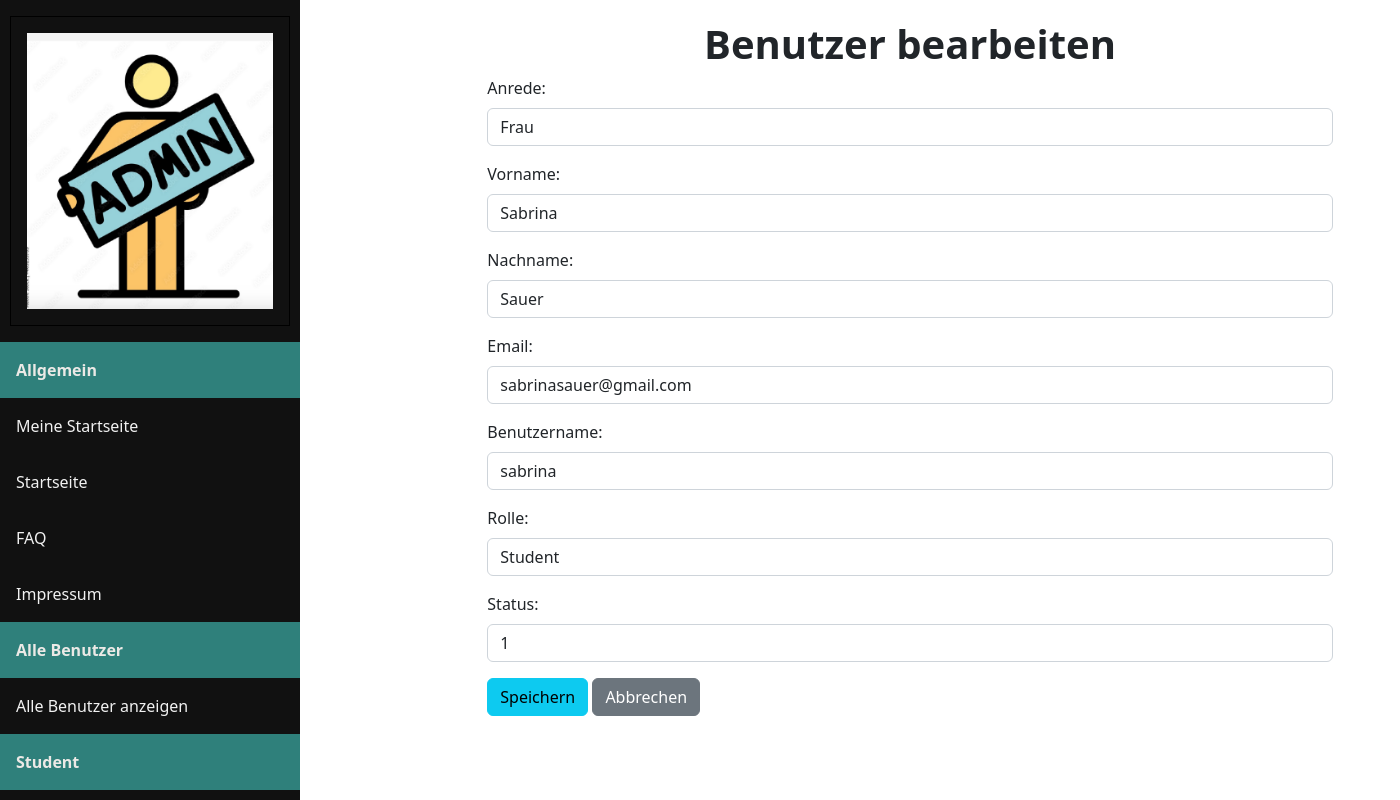
Screenshot of /admin/useredit.php?id=6 with the database file from the repository.
### tables this page shows
CREATE TABLE `users` (
                         `user_id` int(11) NOT NULL,
                         `anrede` varchar(10) DEFAULT NULL,
                         `firstname` varchar(255) DEFAULT NULL,
                         `lastname` varchar(255) DEFAULT NULL,
                         `email` varchar(255) DEFAULT NULL,
                         `username` varchar(255) NOT NULL,
                         `password` varchar(255) NOT NULL,
                         `role` enum('Admin','Tutor','Student') NOT NULL,
                         `status` tinyint(1) NOT NULL
);

### backend/db_connect.php (called while the page is built, shortened)
<?php
function getDBConnection(){
    $servername  = "localhost";
    $dbusername  = "root";
    $dbpassword  = "";
    $dbname      = "languageconnect";
    $db = new mysqli($servername, $dbusername, $dbpassword, $dbname);
    return $db;
}

### admin/useredit.php (the view, shortened to what this page needs)
<?php
include_once '../backend/db_connect.php';
include_once 'adminnav.php';
if (isset($_GET['id'])) {
    $user_id = $_GET['id'];
    if ($_SERVER['REQUEST_METHOD'] == 'POST') {
        $anrede = $_POST['anrede'];
        $firstname = $_POST['firstname'];
        $lastname = $_POST['lastname'];
        $email = $_POST['email'];
        $username = $_POST['username'];
        $role = $_POST['role'];
        $status = $_POST['status'];
        $sql = "UPDATE users SET anrede = ?, firstname = ?, lastname = ?, email = ?, username = ?, role = ?, status = ? WHERE user_id = ?";
        $stmt = getDBConnection()->prepare($sql);
        $stmt->bind_param("sssssssi", $anrede, $firstname, $lastname, $email, $username, $role, $status, $user_id);
        if ($stmt->execute()) {
            echo "Benutzer erfolgreich aktualisiert.";
        } else {
            echo "Fehler beim Aktualisieren des Benutzers.";
        }
        $stmt->close();
        getDBConnection()->close();
        header("Location: showallUsers.php");
        exit();
    } else {
        $sql = "SELECT * FROM users WHERE user_id = ?";
        $stmt = getDBConnection()->prepare($sql);
        $stmt->bind_param("i", $user_id);
        $stmt->execute();
        $result = $stmt->get_result();
        if ($result->num_rows > 0) {
            $row = $result->fetch_assoc();
        } else {
            echo "Benutzer nicht gefunden.";
            exit();
        }
    }
} else {
    echo "Ungültige Anfrage.";
    exit();
}
?>
<!DOCTYPE html>
<html lang="de">
<head>
    <link href="https://cdn.jsdelivr.net/npm/bootstrap@5.2.2/dist/css/bootstrap.min.css" rel="stylesheet">
    <link rel="stylesheet" href="admin.css">
</head>
<body>
    <div class="container">
        <div class="row justify-content-center">
            <div class="col-md-8">
                <h1><b>Benutzer bearbeiten</b></h1>
                <form method="POST" action="">
                    <div class="mb-3">
                        <label for="anrede" class="form-label">Anrede:</label>
                        <input type="text" class="form-control" id="anrede" name="anrede" value="<?php echo $row['anrede']; ?>" required>
                    </div>
                    <div class="mb-3">
                        <label for="firstname" class="form-label">Vorname:</label>
                        <input type="text" class="form-control" id="firstname" name="firstname" value="<?php echo $row['firstname']; ?>" required>
                    </div>
                    <div class="mb-3">
                        <label for="lastname" class="form-label">Nachname:</label>
                        <input type="text" class="form-control" id="lastname" name="lastname" value="<?php echo $row['lastname']; ?>" required>
                    </div>
                    <div class="mb-3">
                        <label for="email" class="form-label">Email:</label>
                        <input type="email" class="form-control" id="email" name="email" value="<?php echo $row['email']; ?>" required>
                    </div>
                    <div class="mb-3">
                        <label for="username" class="form-label">Benutzername:</label>
                        <input type="text" class="form-control" id="username" name="username" value="<?php echo $row['username']; ?>" required>
                    </div>
                    <div class="mb-3">
                        <label for="role" class="form-label">Rolle:</label>
                        <input type="text" class="form-control" id="role" name="role" value="<?php echo $row['role']; ?>" required>
                    </div>
                    <div class="mb-3">
                        <label for="status" class="form-label">Status:</label>
                        <input type="text" class="form-control" id="status" name="status" value="<?php echo $row['status']; ?>" required>
                    </div>
                    <button type="submit" class="btn btn-info">Speichern</button>
                    <a href="showallUsers.php" class="btn btn-secondary">Abbrechen</a>
                </form>
            </div>
        </div>
    </div>
</body>
</html>

### admin/admin.css (style rules this page uses)
.container { margin-left: 250px; padding: 20px; }
h1 { text-align: center; }

### rows the page displays
users: anrede "Frau", firstname "Sabrina", lastname "Sauer", email "sabrinasauer@gmail.com", username "sabrina", role "Student", status "1"
